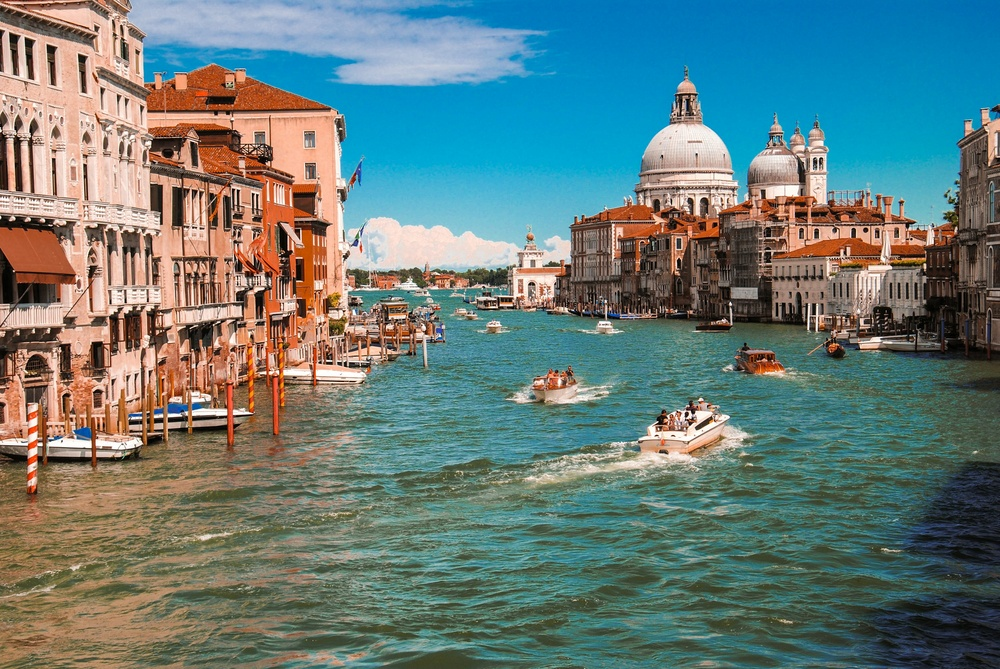
#> input picture image_preprocessing/histogram.jpg, 1000 x 669 px, shrunk from 3000 x 2008 before the run
$ python histogram.py
#> lines starting #> are read from the running program, lines starting #| are printed output that depends on the picture
import cv2
import matplotlib.pyplot as plt

# 画像の読み込み（グレースケール）
image = cv2.imread('histogram.jpg', cv2.IMREAD_GRAYSCALE)
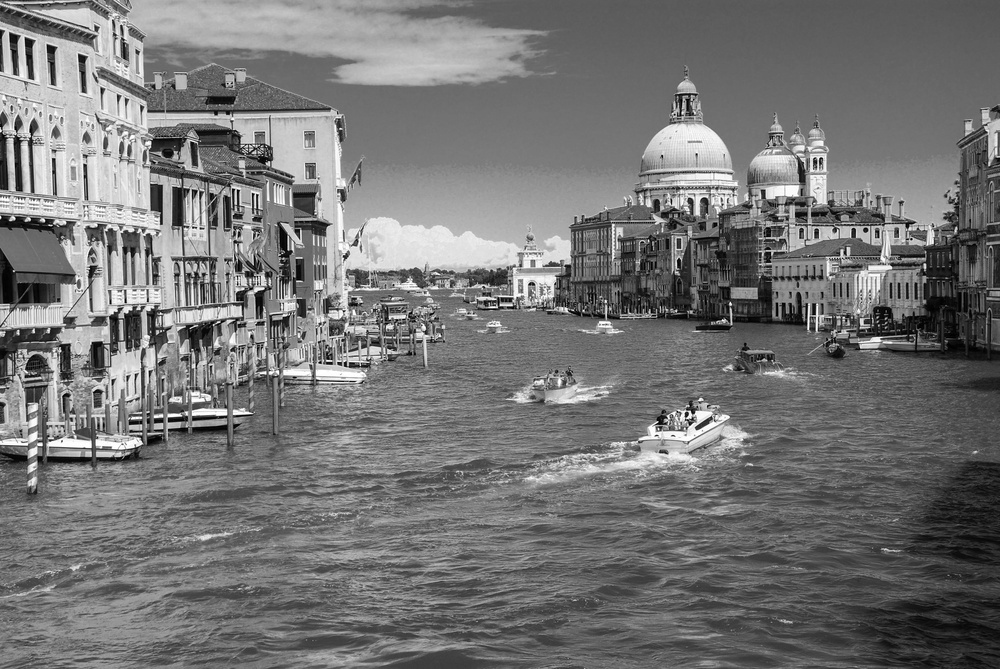
#> image: shape (669, 1000); min 0, max 255, mean 117.3

# ヒストグラムの計算
hist = cv2.calcHist([image], [0], None, [256], [0, 256])
#> hist = 256 values, max 8974 at index 109, min 140 at index 1, mean 2613.3
print(hist)
#> (printed output is left out)

# ヒストグラムの表示
plt.plot(hist)
plt.title('Grayscale Histogram')
plt.xlabel('Pixel Value')
plt.ylabel('Frequency')
plt.show()
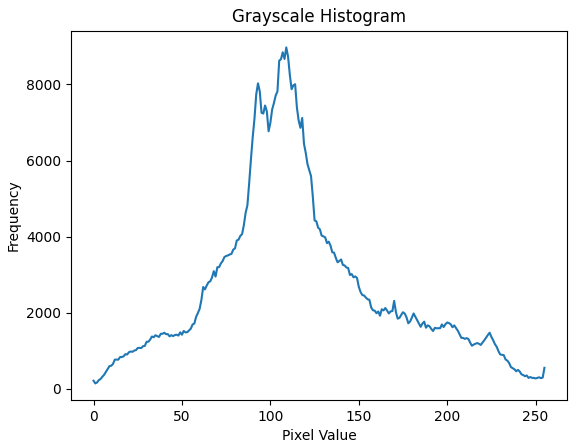
#> figure drawn by matplotlib, 1 panel; curve peaks at x = 109, y = 8974
